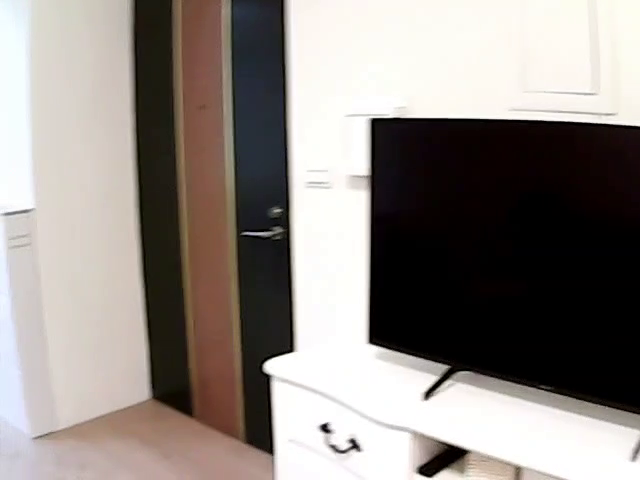
#> input picture frame 28 of data/2.mp4, 640 x 480 px, given in place of 1.mp4, which was not available
$ python sobel_detail_demo.py   (older library calls are emulated)
#> lines starting #> are read from the running program, lines starting #| are printed output that depends on the picture; pictures that were not available may be replaced by others from this repository, and a replacement may not be noted
import cv2
import numpy as np
import matplotlib.pyplot as plt


def grads_sobel(src, ksize, gamma, demo_plot=False):
    sobelx = cv2.Sobel(src, cv2.CV_64F, 1, 0, ksize=ksize)
    sobely = cv2.Sobel(src, cv2.CV_64F, 0, 1, ksize=ksize)
    grads  = sobelx+sobely
    grads  = grads - np.mean(grads)
    grads  = grads/np.std(grads)
    # gamma correction
    # 1: unchanged
    # >1: increase contrast
    # <1: reduce contrast
    corrected_grads  = np.power(np.absolute(grads), gamma) * np.where(grads>0, 1, -1)
    if demo_plot:
        plt.figure()
        plt.suptitle("Sobel Gradients")
        plt.subplot(121)
        plt.title("normalized")
        plt.imshow(grads, cmap='grey')
        plt.colorbar()
        plt.axis('off')
        plt.subplot(122)
        plt.title("gamma = " + str(gamma))
        plt.imshow(corrected_grads, cmap='grey')
        plt.colorbar()
        plt.axis('off')
        plt.show()
    return corrected_grads

def enhance_sobel(src, ksize=3, strength=0.25, gamma=0.5, demo_plot=False):
    if src is None:
        print("input: None")
        return
    if(len(src.shape)) == 3:
        src_HSV = cv2.cvtColor(src, cv2.COLOR_BGR2HSV)
        grads  = grads_sobel(src=cv2.medianBlur(src_HSV[:, :, 2], ksize=11), ksize=ksize, gamma=gamma, demo_plot=demo_plot)
        result = (1-strength) * src_HSV[:, :, 2] + strength * grads
        result = cv2.normalize(result, None, 0, 255, cv2.NORM_MINMAX).astype(np.uint8)
        src_HSV[:, :, 2] = result
        return cv2.cvtColor(src_HSV, cv2.COLOR_HSV2BGR)
    else:
        grads  = grads_sobel(src=src, ksize=ksize, gamma=gamma)
        result = src + strength * grads
        result = cv2.normalize(result, None, 0, 255, cv2.NORM_MINMAX).astype(np.uint8)
        return result

# using interpolation on 1+strech * cos(-pi/2, pi/2)  to scale to 1
def linear_fisheye_correction(src, x_strech=0.05, y_strech=0.02):
    if src is None:
        print("input: None")
        return
    # interpolation with row
    src = cv2.cvtColor(src, cv2.COLOR_BGR2HSV)
    row_axis = np.arange(src.shape[1]) - src.shape[1]/2
    for rows in range(src.shape[0]):
        offset = src.shape[0]/2
        distortion = (rows-offset)/src.shape[0] * np.pi
        src[rows, :, 0] = np.interp(x=row_axis, xp=row_axis*(1-x_strech*np.cos(distortion)), fp=src[rows, :, 0])
        src[rows, :, 1] = np.interp(x=row_axis, xp=row_axis*(1-x_strech*np.cos(distortion)), fp=src[rows, :, 1])
        src[rows, :, 2] = np.interp(x=row_axis, xp=row_axis*(1-x_strech*np.cos(distortion)), fp=src[rows, :, 2])
    col_axis = np.arange(src.shape[0]) - src.shape[0]/2
    for cols in range(src.shape[1]):
        offset = src.shape[1]/2
        distortion = (cols-offset)/src.shape[0] * np.pi
        src[:, cols, 0] = np.interp(x=col_axis, xp=col_axis*(1-y_strech*np.cos(distortion)), fp=src[:, cols, 0])
        src[:, cols, 1] = np.interp(x=col_axis, xp=col_axis*(1-y_strech*np.cos(distortion)), fp=src[:, cols, 1])
        src[:, cols, 2] = np.interp(x=col_axis, xp=col_axis*(1-y_strech*np.cos(distortion)), fp=src[:, cols, 2])
    return cv2.cvtColor(src, cv2.COLOR_HSV2BGR)

def main():
    # Create a VideoCapture object
    # Use the file path for a video or 0 for a webcam

    cap = cv2.VideoCapture('./data/1.mp4')
    # Set resolution to 1280x720 (HD)
    #cap.set(cv2.CAP_PROP_FRAME_WIDTH, 640)
    #cap.set(cv2.CAP_PROP_FRAME_HEIGHT, 480)

    demo_plot = True
    # Check if the video source was opened successfully
    if not cap.isOpened():
        print("Error: Could not open video source.")
        exit()

    ret, frame = cap.read()
#> frame is the input picture: shape (480, 640, 3); mean B, G, R 132.8, 137.3, 144.1
    frame = linear_fisheye_correction(frame)
#> in linear_fisheye_correction, `src = cv2.cvtColor(src, cv2.COLOR_BGR2HSV)`: src: shape (480, 640, 3); mean H, S, V 31, 58.2, 145
#> after the loop in linear_fisheye_correction, `for rows in range(src.shape[0]):`: src: shape (480, 640, 3); mean H, S, V 32.3, 57.6, 145.8
#> after the loop in linear_fisheye_correction, `for cols in range(src.shape[1]):`: src: shape (480, 640, 3); mean H, S, V 32.2, 57.2, 146.2
#> in linear_fisheye_correction, `return cv2.cvtColor(src, cv2.COLOR_HSV2BGR)`:
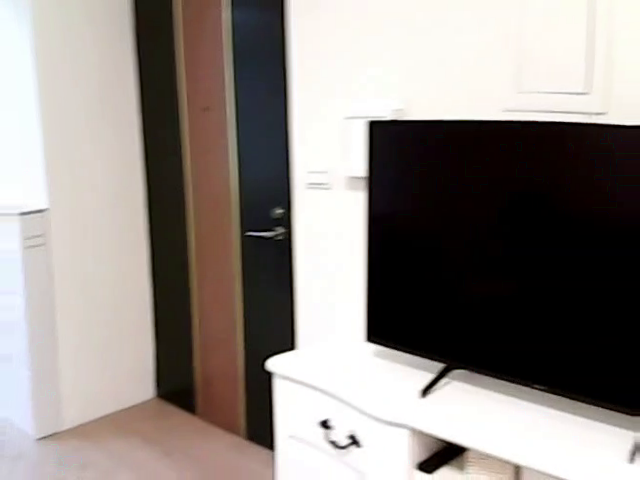
#> returned value: shape (480, 640, 3); mean B, G, R 134.1, 138.3, 145
    frame = enhance_sobel(frame, demo_plot=demo_plot)
#> in enhance_sobel, `src_HSV = cv2.cvtColor(src, cv2.COLOR_BGR2HSV)`: src_HSV: shape (480, 640, 3); mean H, S, V 30.2, 57.8, 146.2
#> in grads_sobel, `sobelx = cv2.Sobel(src, cv2.CV_64F, 1, 0, ksize=ksize)`:
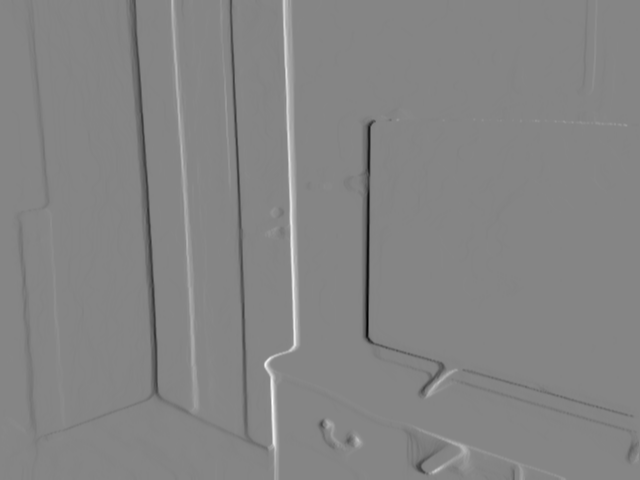
#> sobelx: shape (480, 640) float64; min -612, max 561, mean -1.9; drawn with min black and max white
#> in grads_sobel, `sobelx = cv2.Sobel(src, cv2.CV_64F, 1, 0, ksize=ksize)`:
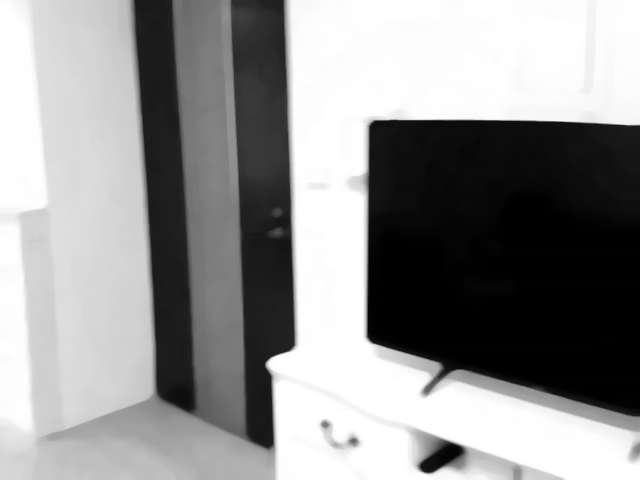
#> src: shape (480, 640); min 0, max 255, mean 146.6
#> in grads_sobel, `sobely = cv2.Sobel(src, cv2.CV_64F, 0, 1, ksize=ksize)`:
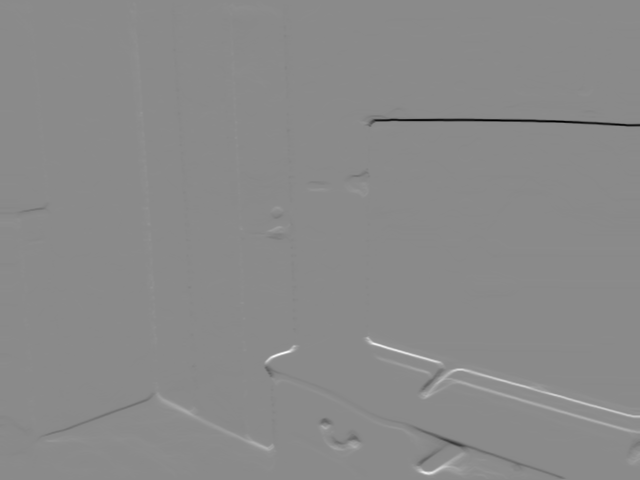
#> sobely: shape (480, 640) float64; min -917, max 771, mean 0.3; drawn with min black and max white
#> in grads_sobel, `grads  = sobelx+sobely`:
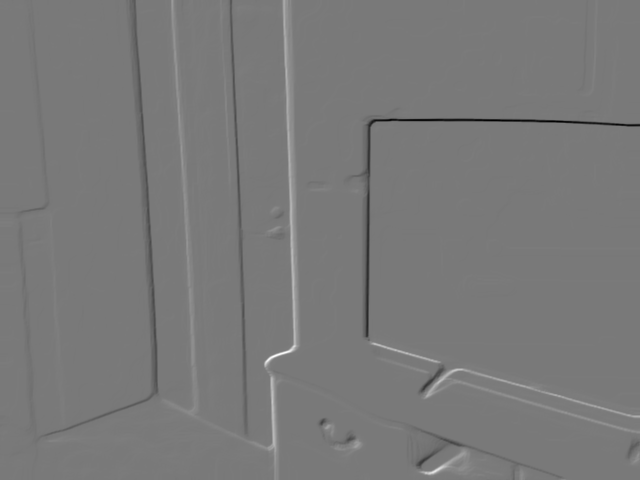
#> grads: shape (480, 640) float64; min -906, max 988, mean -1.6; drawn with min black and max white
#> in grads_sobel, `corrected_grads  = np.power(np.absolute(grads), gamma) * np.where(grad..`:
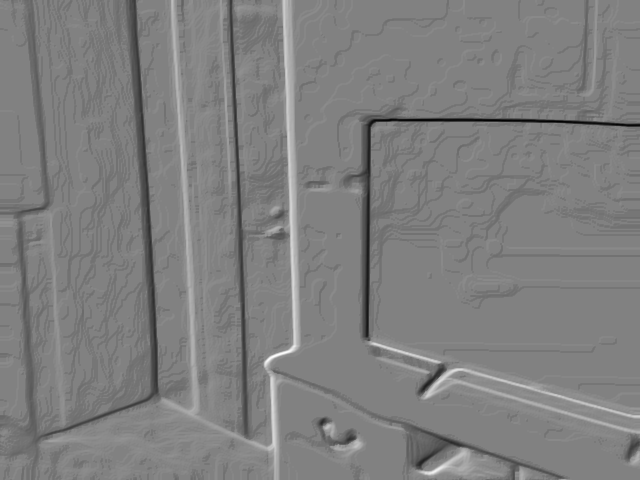
#> corrected_grads: shape (480, 640) float64; min -3.92, max 4.1, mean 0.095; drawn with min black and max white
#> in grads_sobel, `plt.show()`:
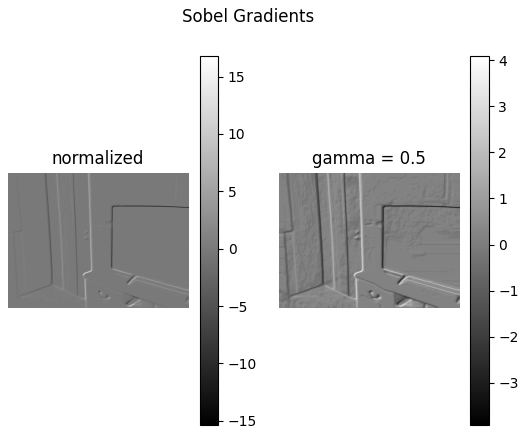
#> figure drawn by matplotlib, 4 panels
#> in enhance_sobel, `src_HSV[:, :, 2] = result`: src_HSV: shape (480, 640, 3); mean H, S, V 30.2, 57.8, 145.6
    demo_plot = False
    # Read and display frames in a loop
    while ret:

        if not ret:
            print("End of video or error reading frame.")
            break

        # Display the frame
        cv2.imshow('Video Feed', frame)

        # Press 'q' to exit. waitKey(25) controls playback speed.
        if cv2.waitKey(25) & 0xFF == ord('q'):
#> (key q is pressed here)
            break
        ret, frame = cap.read()
        frame = linear_fisheye_correction(frame)
        frame = enhance_sobel(frame, demo_plot=demo_plot)
    # Release the video source and close windows
    cap.release()
    cv2.destroyAllWindows()

if __name__ == "__main__":
    main()

$ run again, starting later in the video
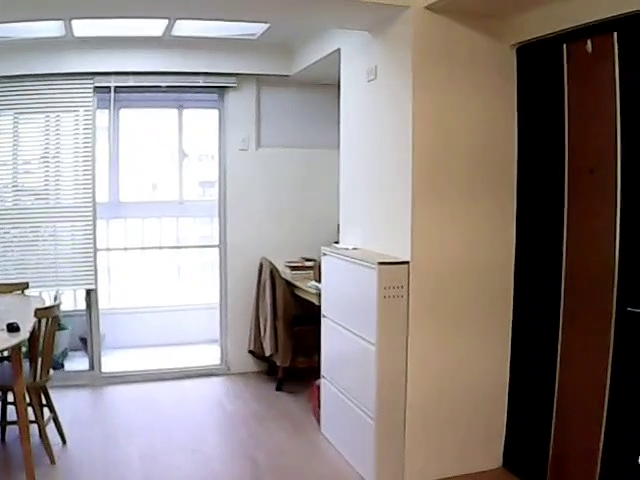
#> input picture frame 126 of data/2.mp4, 640 x 480 px, given in place of 1.mp4, which was not available
#> in main, frame is the input picture: shape (480, 640, 3); mean B, G, R 136, 137.9, 146.1
#> in grads_sobel, `plt.show()`:
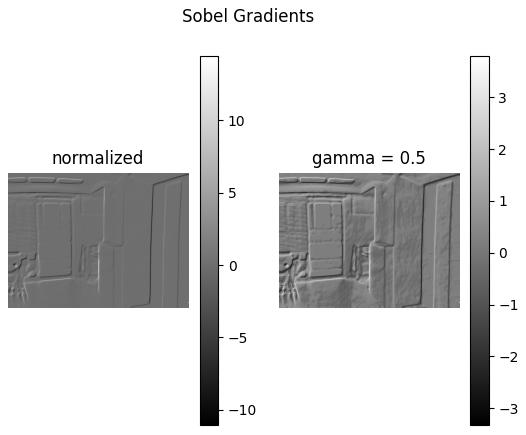
#> figure drawn by matplotlib, 4 panels
#> in enhance_sobel, `result = (1-strength) * src_HSV[:, :, 2] + strength * grads`:
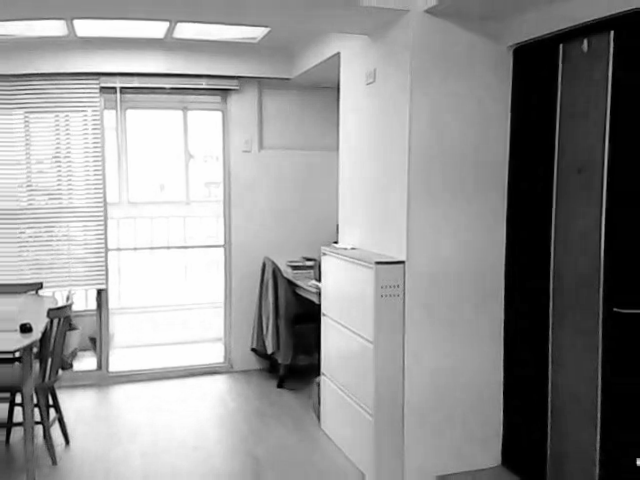
#> result: shape (480, 640) float64; min -0.608, max 192, mean 111.8; drawn with min black and max white

$ run again, starting later in the video
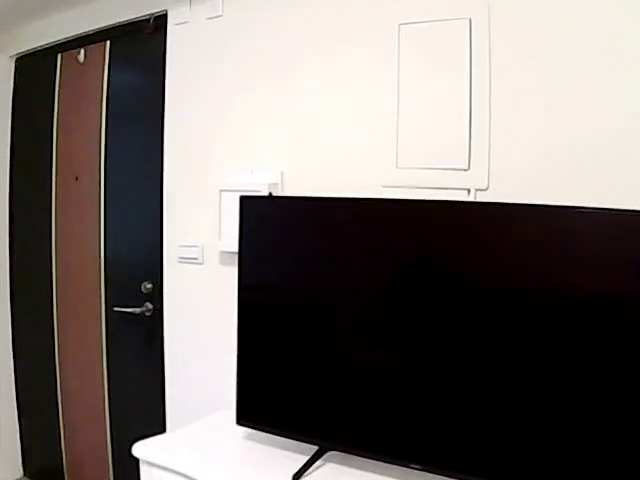
#> input picture frame 224 of data/2.mp4, 640 x 480 px, given in place of 1.mp4, which was not available
#> in main, frame is the input picture: shape (480, 640, 3); mean B, G, R 107.7, 110.9, 117.2
#> in grads_sobel, `plt.show()`:
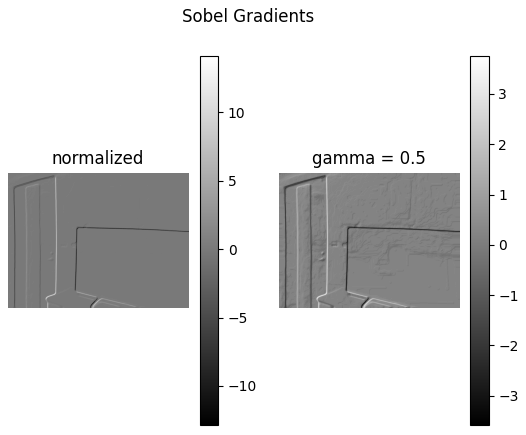
#> figure drawn by matplotlib, 4 panels
#> in enhance_sobel, `result = (1-strength) * src_HSV[:, :, 2] + strength * grads`:
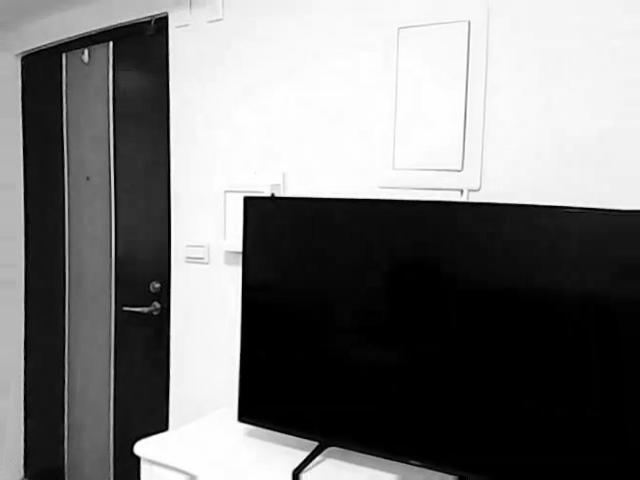
#> result: shape (480, 640) float64; min -0.679, max 191.7, mean 89.5; drawn with min black and max white
